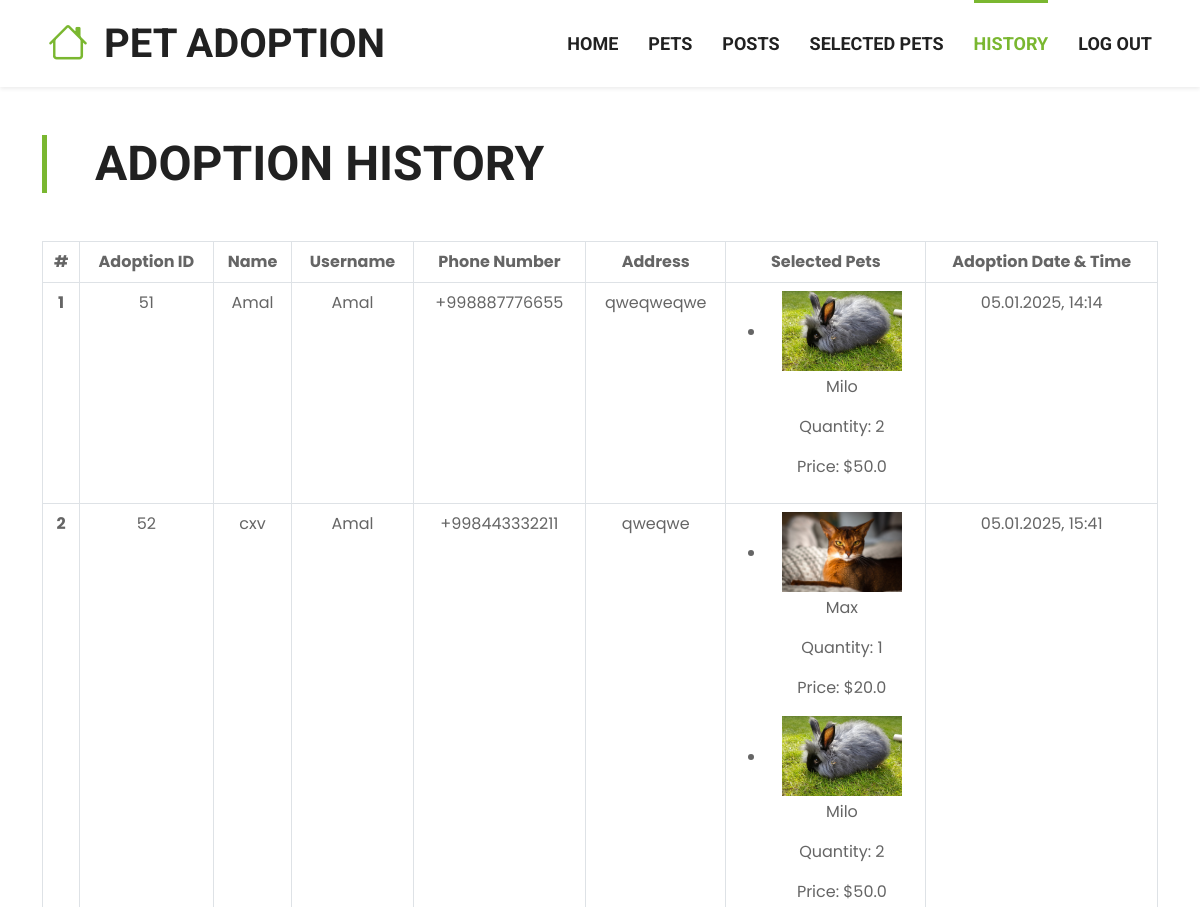
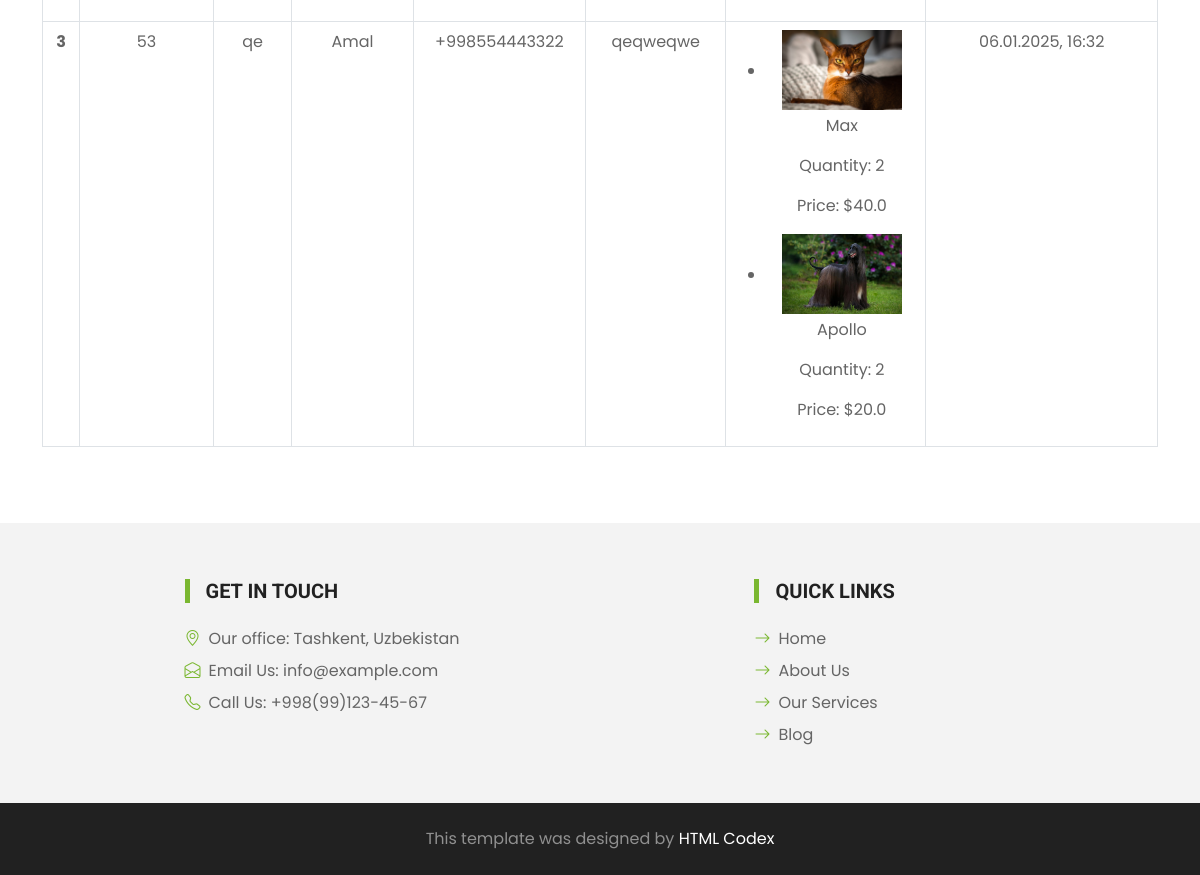
The page /accounts/history/ (signed in) on the database its author committed (2 pictures, top to bottom).
### users/models.py (models this page shows, shortened)
class AdoptionModel(models.Model):
    user = models.ForeignKey(User, on_delete=models.CASCADE)
    name = models.CharField(max_length=255)
    email = models.EmailField()
    phone_number = models.CharField(max_length=16)
    address = models.CharField(max_length=128)
    selected_pets = models.ManyToManyField(SelectedPetModel)
    created_at = models.DateTimeField(auto_now_add=True)

class SelectedPetModel(models.Model):
    user = models.ForeignKey(User, on_delete=models.CASCADE)
    pet = models.ForeignKey(PetModel, on_delete=models.CASCADE)
    is_adopted = models.BooleanField(default=False)
    quantity = models.PositiveIntegerField()
    total_price = models.FloatField()
    created_at = models.DateTimeField(auto_now_add=True)

### pets/models.py (models this page shows, shortened)
class PetModel(models.Model):
    GENDER_CHOICES = [
        ('Male', 'Male'),
        ('Female', 'Female')
    ]
    image = models.ImageField(upload_to='pets')
    name = models.CharField(max_length=16)
    type = models.ForeignKey(PetTypeModel, on_delete=models.CASCADE)
    breed = models.ForeignKey(PetBreedModel, on_delete=models.CASCADE)
    gender = models.CharField(max_length=6, choices=GENDER_CHOICES)
    size = models.ForeignKey(PetSizeModel, on_delete=models.CASCADE)
    age = models.PositiveIntegerField()
    color = models.ForeignKey(PetColorModel, on_delete=models.CASCADE)
    description = models.TextField()
    price = models.FloatField()
    quantity = models.PositiveIntegerField()
    created_at = models.DateTimeField(auto_now_add=True)

### users/views.py (the view)
# urls.py: path('history/', views.history_view, name='history')
def history_view(request):
    adoptions = AdoptionModel.objects.filter(user=request.user)
    context = {'adoptions': adoptions}
    return render(request, 'history.html', context)

### users/templates/history.html (shortened to what this page needs)
{% load static %}
<!DOCTYPE html>
<html lang="en">
<head>
    <link href="https://cdn.jsdelivr.net/npm/bootstrap-icons@1.4.1/font/bootstrap-icons.css" rel="stylesheet">
    <link href="{% static 'lib/flaticon/font/flaticon.css' %}" rel="stylesheet">
    <link href="{% static 'lib/owlcarousel/assets/owl.carousel.min.css' %}" rel="stylesheet">
    <link href="{% static 'css/bootstrap.min.css' %}" rel="stylesheet">
    <link href="{% static  'css/style.css'%}" rel="stylesheet">
</head>
<body>
    <nav class="navbar navbar-expand-lg bg-white navbar-light shadow-sm py-3 py-lg-0 px-3 px-lg-0">
        <a href="{% url 'pages:homepage' %}" class="navbar-brand ms-lg-5">
            <h1 class="m-0 text-uppercase text-dark">
                <i class="bi bi-house fs-1 text-primary me-3"></i>Pet Adoption
            </h1>
        </a>
        <div class="collapse navbar-collapse" id="navbarCollapse">
            <div class="navbar-nav ms-auto py-0">
                <a href="{% url 'pages:homepage' %}" class="nav-item nav-link {% if request.path == '/' %}active{% endif %}">
                    Home
                </a>
                <a href="{% url 'pets:pets' %}" class="nav-item nav-link {% if request.path == '/pets/' %}active{% endif %}">
                    Pets
                </a>
                <a href="{% url 'posts:posts' %}" class="nav-item nav-link {% if request.path == '/posts/' %}active{% endif %}">
                    Posts
                </a>
                {% if user.is_authenticated %}
                    <a href="{% url 'users:selected_pets' %}" class="nav-item nav-link {% if request.path == '/accounts/selected-pets/' %}active{% endif %}">
                        Selected Pets
                    </a>
                    <a href="{% url 'users:history' %}" class="nav-item nav-link {% if request.path == '/accounts/history/' %}active{% endif %}">
                        History
                    </a>
                    <a href="{% url 'users:logout' %}" class="nav-item nav-link me-5">
                        Log out
                    </a>
                {% else %}
                    <a href="{% url 'users:login' %}" class="nav-item nav-link nav-contact bg-primary text-white px-5 ms-lg-5">
                        Sign in <i class="bi bi-arrow-right"></i>
                    </a>
                {% endif %}
            </div>
        </div>
    </nav>
    <div class="container-fluid py-5">
        <div class="container">
            <div class="border-start border-5 border-primary ps-5 mb-5" style="max-width: 600px;">
                <h1 class="display-5 text-uppercase mb-0">
                    Adoption History
                </h1>
            </div>
            <div class="row g-5">
                <div class="col-lg-12">
                    <table class="table table-bordered text-center mb-1">
                        <thead>
                        <tr>
                            <th scope="col">
                                #
                            </th>
                            <th scope="col">
                                Adoption ID
                            </th>
                            <th scope="col">
                                Name
                            </th>
                            <th scope="col">
                                Username
                            </th>
                            <th scope="col">
                                Phone Number
                            </th>
                            <th scope="col">
                                Address
                            </th>
                            <th scope="col">
                                Selected Pets
                            </th>
                            <th scope="col">
                                Adoption Date & Time
                            </th>
                        </tr>
                        </thead>
                        <tbody>
                        {% for adoption in adoptions %}
                            <tr>
                                <td>
                                    <strong>{{ forloop.counter }}</strong>
                                </td>
                                <td>
                                    {{ adoption.id }}
                                </td>
                                <td>
                                    {{ adoption.name }}
                                </td>
                                <td>
                                    {{ adoption.user.username }}
                                </td>
                                <td>
                                    {{ adoption.phone_number }}
                                </td>
                                <td>
                                    {{ adoption.address }}
                                </td>
                                <td>
                                    <ul>
                                        {% for pet in adoption.selected_pets.all %}
                                            <li>
                                                <img src="{{ pet.pet.image.url }}" class="mb-1" width="120" height="80" alt="{{ pet.pet.name }}">
                                                <p>
                                                    {{ pet.pet.name }}
                                                </p>
                                                <p>
                                                    Quantity: {{ pet.quantity }}
                                                </p>
                                                <p>
                                                    Price: ${{ pet.total_price }}
                                                </p>
                                            </li>
                                        {% endfor %}
                                    </ul>
                                </td>
                                <td>
                                    {{ adoption.created_at|date:"d.m.Y, H:i" }}
                                </td>
                            </tr>
                        {% endfor %}
                        </tbody>
                    </table>
                </div>
            </div>
        </div>
    </div>
    <div class="container-fluid bg-light mt-4 py-5">
        <div class="container pt-2">
            <div class="row g5 justify-content-center">
                <div class="col-lg-4 offset-1">
                    <h5 class="text-uppercase border-start border-5 border-primary ps-3 mb-4">
                        Get In Touch
                    </h5>
                    <p class="mb-2">
                        <i class="bi bi-geo-alt text-primary me-2"></i>Our office: Tashkent, Uzbekistan
                    </p>
                    <p class="mb-2">
                        <i class="bi bi-envelope-open text-primary me-2"></i>Email Us: info@example.com
                    </p>
                    <p class="mb-0">
                        <i class="bi bi-telephone text-primary me-2"></i>Call Us: +998(99)123-45-67
                    </p>
                </div>
                <div class="col-lg-4 offset-2">
                    <h5 class="text-uppercase border-start border-5 border-primary ps-3 mb-4">
                        Quick Links
                    </h5>
                    <div class="d-flex flex-column justify-content-start">
                        <a class="text-body mb-2" href="{% url 'pages:homepage' %}">
                            <i class="bi bi-arrow-right text-primary me-2"></i>Home
                        </a>
                        <a class="text-body mb-2" href="{% url 'pages:homepage' %}">
                            <i class="bi bi-arrow-right text-primary me-2"></i>About Us
                        </a>
                        <a class="text-body mb-2" href="{% url 'pages:homepage' %}">
                            <i class="bi bi-arrow-right text-primary me-2"></i>Our Services
                        </a>
                        <a class="text-body mb-2" href="{% url 'posts:posts' %}">
                            <i class="bi bi-arrow-right text-primary me-2"></i>Blog
                        </a>
                    </div>
                </div>
            </div>
        </div>
    </div>
    <div class="container-fluid bg-dark text-white-50 py-4">
        <div class="container">
            <div class="row g-5">
                <div class="text-center">
                    <p class="mb-0">
                        This template was designed by <a class="text-white" href="https://htmlcodex.com">HTML Codex</a>
                    </p>
                </div>
            </div>
        </div>
    </div>
</body>
</html>

### static/css/style.css (style rules this page uses)
:root { --primary: #7AB730; --secondary: #FFD33C; --light: #F3F3F3; --dark: #212121; }
.navbar-light .navbar-nav .nav-link { font-family: 'Roboto', sans-serif; position: relative; margin-left: 30px; padding: 30px 0; font-size: 18px; font-weight: 700; text-transform: uppercase; color: var(--dark); outline: none; transition: .5s; }
.navbar-light .navbar-nav .nav-link:hover, .navbar-light .navbar-nav .nav-link.active { color: var(--primary); }
@media (min-width: 992px) { .navbar-light .navbar-nav .nav-link::before { position: absolute; content: ""; width: 0; height: 7px; top: -4px; left: 50%; background: var(--primary); transition: .5s; } }
@media (min-width: 992px) { .navbar-light .navbar-nav .nav-link:hover::before, .navbar-light .navbar-nav .nav-link.active::before { width: 100%; left: 0; } }

### rows shown on the page
AdoptionModel: id "51", name "Amal", user.username "Amal", phone_number "+998887776655", address "qweqweqwe", created_at "05.01.2025, 14:14"
SelectedPetModel: pet.image (picture), pet.name "Milo", quantity "2", total_price "50.0"
AdoptionModel: id "52", name "cxv", user.username "Amal", phone_number "+998443332211", address "qweqwe", created_at "05.01.2025, 15:41"
SelectedPetModel: pet.image (picture), pet.name "Max", quantity "1", total_price "20.0"
SelectedPetModel: pet.image (picture), pet.name "Milo", quantity "2", total_price "50.0"
AdoptionModel: id "53", name "qe", user.username "Amal", phone_number "+998554443322", address "qeqweqwe", created_at "06.01.2025, 16:32"
SelectedPetModel: pet.image (picture), pet.name "Max", quantity "2", total_price "40.0"
SelectedPetModel: pet.image (picture), pet.name "Apollo", quantity "2", total_price "20.0"
